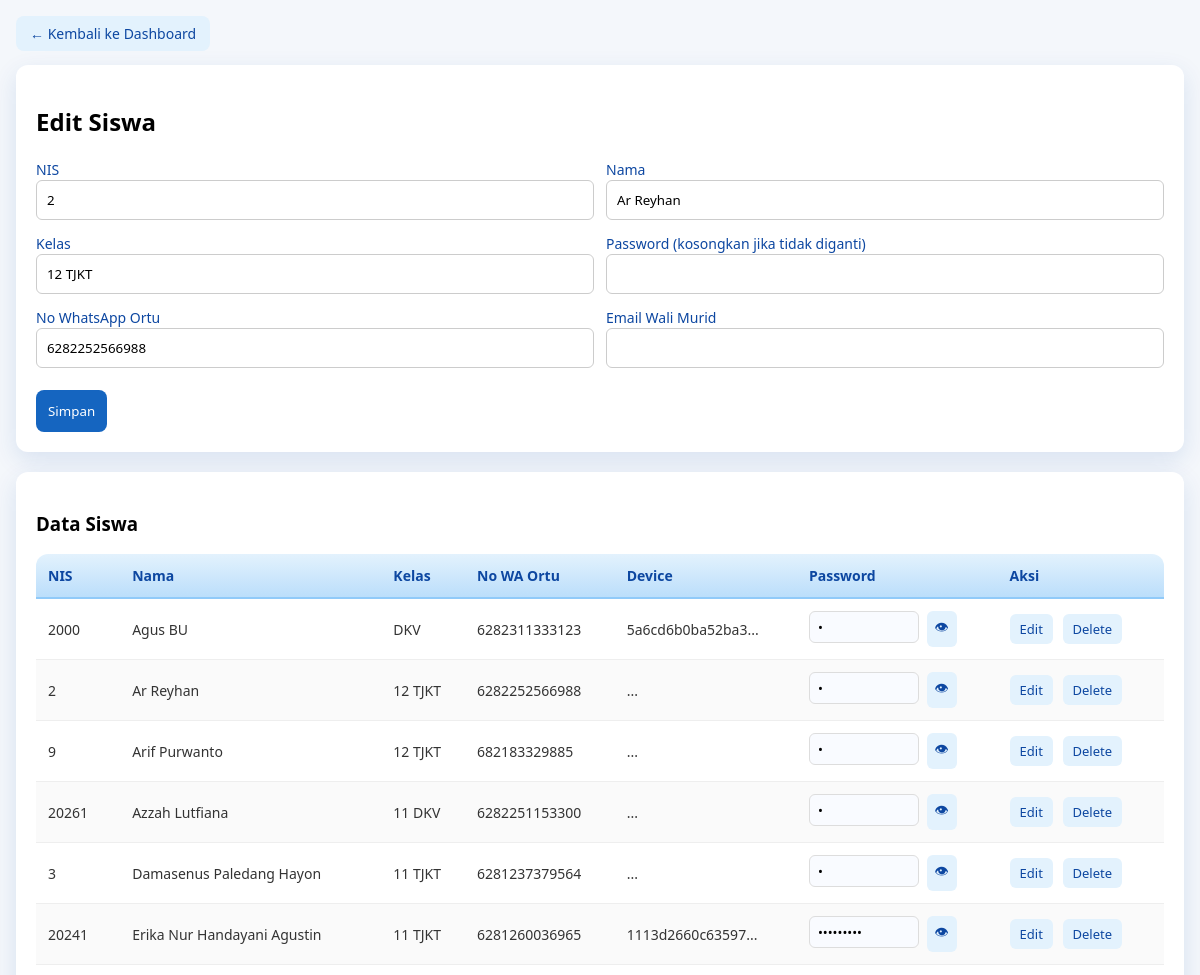
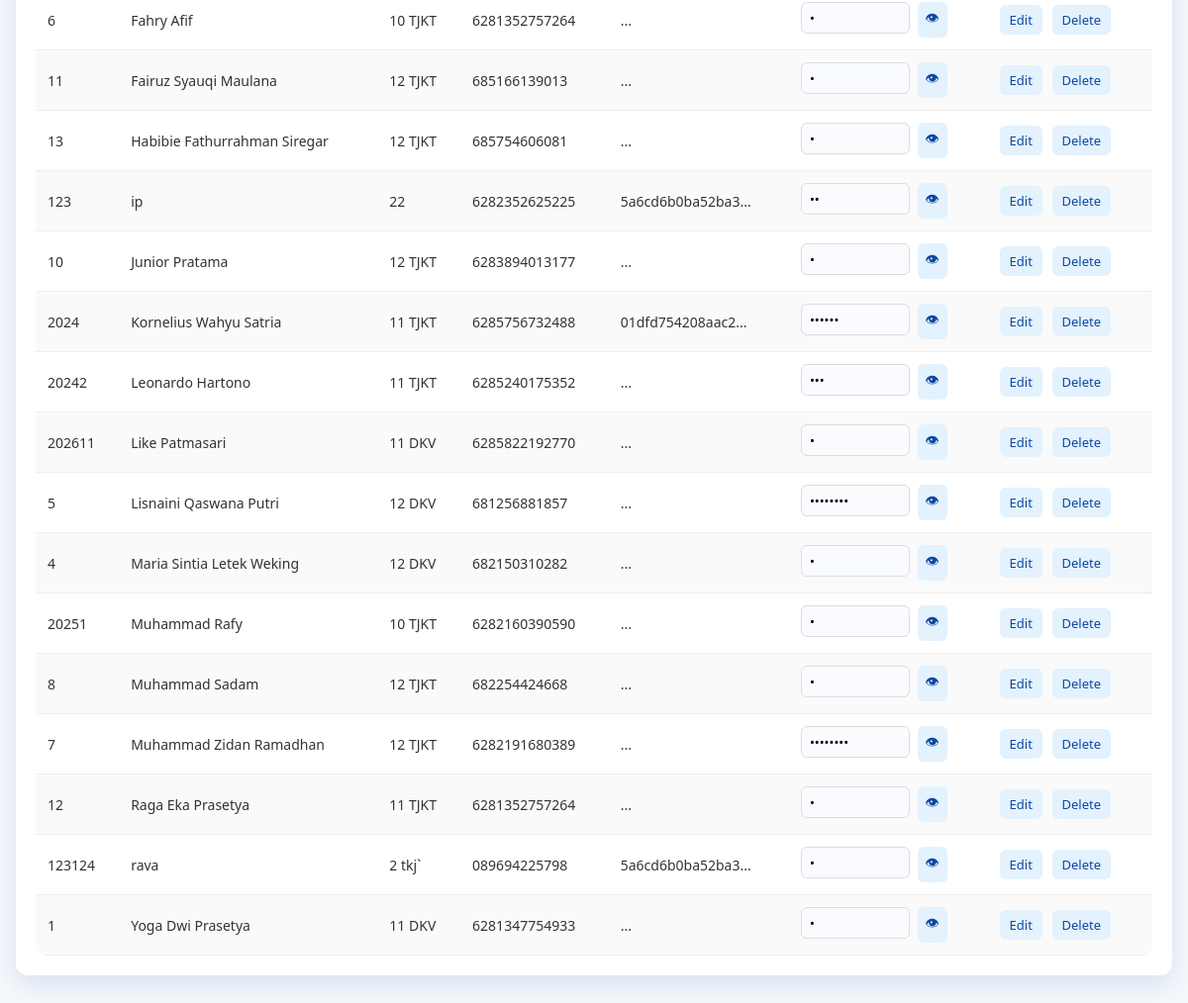
Page /server/dashboard/siswa.php?edit=2 on the committed database (2 pictures, top to bottom).
### tables this page shows
CREATE TABLE `siswa` (
  `nis` varchar(20) NOT NULL,
  `nama` varchar(100) DEFAULT NULL,
  `kelas` varchar(20) DEFAULT NULL,
  `no_wa_ortu` varchar(20) DEFAULT NULL,
  `password` varchar(255) DEFAULT NULL,
  `password_view` varchar(255) DEFAULT NULL,
  `device_hash` varchar(255) DEFAULT NULL,
  `device_status` enum('active','locked') DEFAULT 'active',
  `status` enum('pending','approved') DEFAULT 'pending'
);

### server/dashboard/siswa.php (the view, shortened to what this page needs)
<?php
include '../koneksi.php';
$edit = false;
if(isset($_GET['edit'])){
  $edit = mysqli_fetch_assoc(
    mysqli_query($conn,"SELECT * FROM siswa WHERE nis='$_GET[edit]'")
  );
}
$q = mysqli_query($conn,"SELECT * FROM siswa ORDER BY nama ASC");
?>
<!DOCTYPE html>
<html lang="id">
<head>
<link rel="stylesheet" href="style.css">
</head>
<body>
<a href="index.php" class="btn-back">← Kembali ke Dashboard</a>
<div class="card">
<h2><?= $edit ? 'Edit Siswa' : 'Tambah Siswa' ?></h2>
<form method="POST">
<div class="form-grid">
  <div>
    <label>NIS</label>
    <input name="nis" value="<?= $edit['nis'] ?? '' ?>" <?= $edit?'readonly':'' ?> required>
  </div>
  <div>
    <label>Nama</label>
    <input name="nama" value="<?= $edit['nama'] ?? '' ?>" required>
  </div>
  <div>
    <label>Kelas</label>
    <input name="kelas" value="<?= $edit['kelas'] ?? '' ?>" required>
  </div>
  <div>
    <label>Password <?= $edit?'(kosongkan jika tidak diganti)':'' ?></label>
    <input type="password" name="password" <?= $edit?'':'required' ?>>
  </div>
  <div>
    <label>No WhatsApp Ortu</label>
    <input name="no_wa_ortu" value="<?= $edit['no_wa_ortu'] ?? '' ?>">
  </div>
  <div>
    <label>Email Wali Murid</label>
    <input type="email" name="email_ortu" value="<?= $edit['email_ortu'] ?? '' ?>">
  </div>
</div>
<br>
<button type="submit">Simpan</button>
</form>
</div>
<div class="card">
<h3>Data Siswa</h3>
<div class="table-wrap">
<table>
  <thead>
    <tr>
      <th>NIS</th>
      <th>Nama</th>
      <th>Kelas</th>
      <th>No WA Ortu</th>
      <th>Device</th>
      <th>Password</th>
      <th>Aksi</th>
    </tr>
  </thead>
  <tbody>
  <?php while($s=mysqli_fetch_assoc($q)){ ?>
    <tr>
      <td><?= $s['nis'] ?></td>
      <td><?= $s['nama'] ?></td>
      <td><?= $s['kelas'] ?></td>
      <td><?= $s['no_wa_ortu'] ?></td>
      <td><?= substr($s['device_hash'],0,15) ?>...</td>
      <td class="pw-col">
        <input type="password"
               value="<?= $s['password_view'] ?>"
               readonly
               id="pw<?= $s['nis'] ?>">
        <button type="button" onclick="togglePw('<?= $s['nis'] ?>')">👁</button>
      </td>
      <td class="action">
        <a href="?edit=<?= $s['nis'] ?>">Edit</a>
        <a href="?hapus=<?= $s['nis'] ?>" onclick="return confirm('Hapus data?')">Delete</a>
      </td>
    </tr>
  <?php } ?>
  </tbody>
</table>
</div>
</div>
</body>
</html>

### server/dashboard/style.css (style rules this page uses)
* { box-sizing:border-box; font-family:Segoe UI, Arial; }
body { margin:0; background:#f4f7fb; padding:16px; }
.card { background:#fff; padding:20px; border-radius:12px; box-shadow:0 8px 25px rgba(13,71,161,.12); margin-bottom:20px; }
.form-grid { display:grid; grid-template-columns:repeat(2,1fr); gap:12px; }
label { font-size:14px; color:#0d47a1; }
input { width:100%; padding:10px; border:1px solid #ccc; border-radius:6px; }
button { padding:12px; background:#1565c0; color:#fff; border:none; border-radius:8px; cursor:pointer; }
.table-wrap { overflow-x:auto; border-radius:12px; }
table { width:100%; border-collapse:separate; border-spacing:0; min-width:900px; background:#fff; }
thead th { position:sticky; top:0; background:linear-gradient(180deg,#e3f2fd,#bbdefb); color:#0d47a1; font-weight:600; font-size:14px; text-align:left; padding:12px; border-bottom:2px solid #90caf9; z-index:1; }
tbody td { padding:12px; font-size:14px; color:#333; border-bottom:1px solid #eee; vertical-align:middle; }
tbody tr:nth-child(even) { background:#fafafa; }
.action { white-space:nowrap; }
.action a { display:inline-block; padding:6px 10px; margin-right:6px; border-radius:6px; font-size:13px; text-decoration:none; background:#e3f2fd; color:#0d47a1; transition:.2s; }
table input[type=password], table input[type=text] { width:110px; padding:6px 8px; border:1px solid #ddd; border-radius:6px; font-size:13px; background:#f9fbff; }
table button { padding:6px 8px; margin-left:4px; border-radius:6px; font-size:14px; background:#e3f2fd; color:#0d47a1; }
.btn-back { display:inline-block; margin-bottom:14px; padding:8px 14px; background:#e3f2fd; color:#0d47a1; text-decoration:none; border-radius:8px; font-size:14px; font-weight:500; transition:.2s; }

### rows in the picture
siswa: nis "2", nama "Ar Reyhan", kelas "12 TJKT", no_wa_ortu "6282252566988"
siswa: nis "2000", nama "Agus BU", kelas "DKV", no_wa_ortu "6282311333123", device_hash "5a6cd6b0ba52ba3"
siswa: nis "9", nama "Arif Purwanto", kelas "12 TJKT", no_wa_ortu "682183329885"
siswa: nis "20261", nama "Azzah Lutfiana", kelas "11 DKV", no_wa_ortu "6282251153300"
siswa: nis "3", nama "Damasenus Paledang Hayon", kelas "11 TJKT", no_wa_ortu "6281237379564"
siswa: nis "20241", nama "Erika Nur Handayani Agustin", kelas "11 TJKT", no_wa_ortu "6281260036965", device_hash "1113d2660c63597"
siswa: nis "6", nama "Fahry Afif", kelas "10 TJKT", no_wa_ortu "6281352757264"
siswa: nis "11", nama "Fairuz Syauqi Maulana", kelas "12 TJKT", no_wa_ortu "685166139013"
siswa: nis "13", nama "Habibie Fathurrahman Siregar", kelas "12 TJKT", no_wa_ortu "685754606081"
siswa: nis "123", nama "ip", kelas "22", no_wa_ortu "6282352625225", device_hash "5a6cd6b0ba52ba3"
siswa: nis "10", nama "Junior Pratama", kelas "12 TJKT", no_wa_ortu "6283894013177"
siswa: nis "2024", nama "Kornelius Wahyu Satria", kelas "11 TJKT", no_wa_ortu "6285756732488", device_hash "01dfd754208aac2"
siswa: nis "20242", nama "Leonardo Hartono", kelas "11 TJKT", no_wa_ortu "6285240175352"
siswa: nis "202611", nama "Like Patmasari", kelas "11 DKV", no_wa_ortu "6285822192770"
siswa: nis "5", nama "Lisnaini Qaswana Putri", kelas "12 DKV", no_wa_ortu "681256881857"
siswa: nis "4", nama "Maria Sintia Letek Weking", kelas "12 DKV", no_wa_ortu "682150310282"
siswa: nis "20251", nama "Muhammad Rafy", kelas "10 TJKT", no_wa_ortu "6282160390590"
siswa: nis "8", nama "Muhammad Sadam", kelas "12 TJKT", no_wa_ortu "682254424668"
siswa: nis "7", nama "Muhammad Zidan Ramadhan", kelas "12 TJKT", no_wa_ortu "6282191680389"
siswa: nis "12", nama "Raga Eka Prasetya", kelas "11 TJKT", no_wa_ortu "6281352757264"
siswa: nis "123124", nama "rava", kelas "2 tkj`", no_wa_ortu "089694225798", device_hash "5a6cd6b0ba52ba3"
siswa: nis "1", nama "Yoga Dwi Prasetya", kelas "11 DKV", no_wa_ortu "6281347754933"
